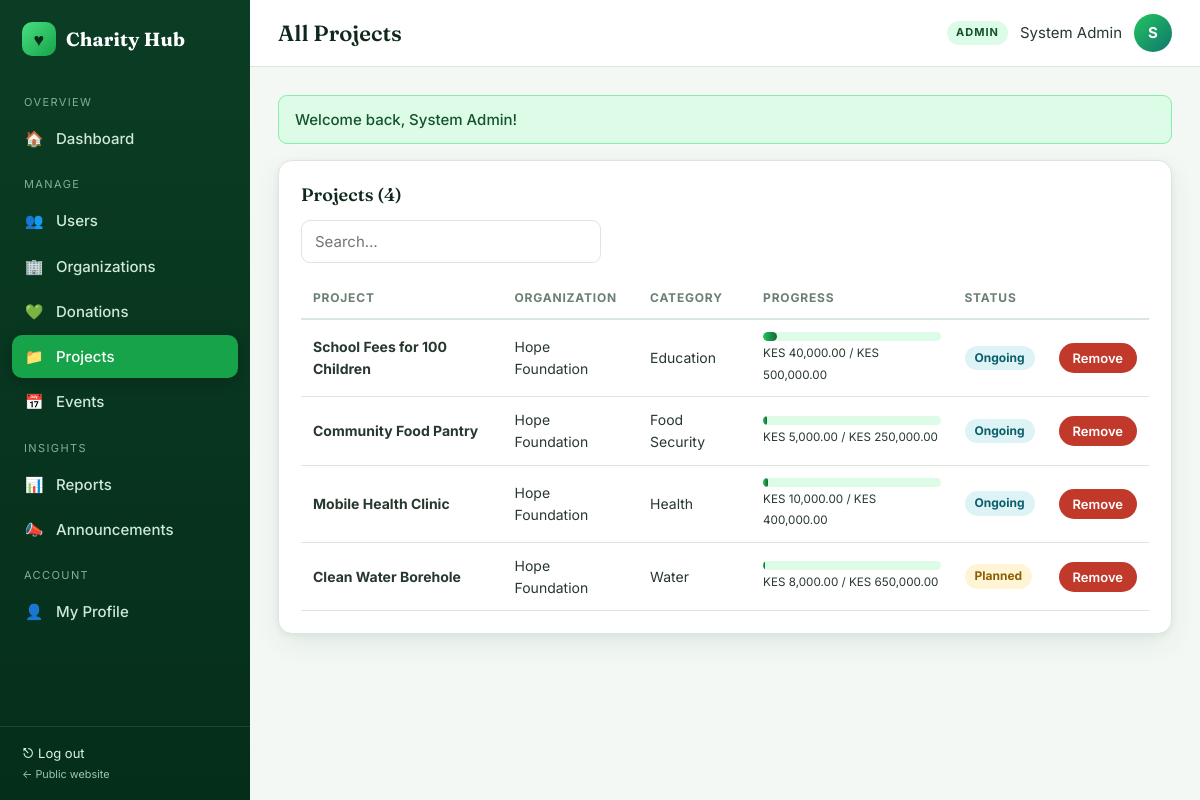
The app's page /admin/projects.php (signed in) with its own data.
### tables this page shows
CREATE TABLE projects (
  project_id INT AUTO_INCREMENT PRIMARY KEY,
  org_id INT NOT NULL,
  title VARCHAR(200) NOT NULL,
  description TEXT NOT NULL,
  category VARCHAR(60) NOT NULL DEFAULT 'General',
  target_amount DECIMAL(12,2) NOT NULL DEFAULT 0,
  start_date DATE NULL,
  end_date DATE NULL,
  status ENUM('PLANNED','ONGOING','COMPLETED','ON_HOLD') NOT NULL DEFAULT 'ONGOING',
  created_at TIMESTAMP DEFAULT CURRENT_TIMESTAMP,
  FOREIGN KEY (org_id) REFERENCES organizations(org_id) ON DELETE CASCADE
);

CREATE TABLE organizations (
  org_id INT AUTO_INCREMENT PRIMARY KEY,
  user_id INT NOT NULL,
  organization_name VARCHAR(200) NOT NULL,
  description TEXT NULL,
  location VARCHAR(150) NULL,
  verification_status ENUM('PENDING','VERIFIED','REJECTED') NOT NULL DEFAULT 'PENDING',
  created_at TIMESTAMP DEFAULT CURRENT_TIMESTAMP,
  FOREIGN KEY (user_id) REFERENCES users(user_id) ON DELETE CASCADE
);

### admin/projects.php (the view, shortened to what this page needs)
<?php
require_once __DIR__ . '/../includes/bootstrap.php';
$rows = db_all("SELECT p.*, o.organization_name, (SELECT COALESCE(SUM(amount),0) FROM donations d WHERE d.project_id=p.project_id) AS raised FROM projects p JOIN organizations o ON o.org_id=p.org_id ORDER BY p.created_at DESC");
include __DIR__ . '/../includes/header.php';
?>
<div class="card"><h2>Projects (<?= count($rows) ?>)</h2><div class="toolbar"><input class="input" placeholder="Search…" data-search="ptbl"></div>
<div class="table-wrap"><table id="ptbl"><thead><tr><th>Project</th><th>Organization</th><th>Category</th><th>Progress</th><th>Status</th><th></th></tr></thead><tbody>
<?php foreach ($rows as $p): $pct = $p['target_amount']>0 ? min(100, round($p['raised']/$p['target_amount']*100)) : 0; ?>
<tr><td><b><?= e($p['title']) ?></b></td><td><?= e($p['organization_name']) ?></td><td><?= e($p['category']) ?></td>
<td style="min-width:170px"><div class="progress"><span style="width:<?= $pct ?>%"></span></div><small><?= money($p['raised']) ?> / <?= money($p['target_amount']) ?></small></td><td><?= status_badge($p['status']) ?></td>
<td><form method="post" data-confirm="Remove this project?"><button class="btn btn-sm btn-danger">Remove</button></form></td></tr>
<?php endforeach; if (!$rows): ?><tr><td colspan="6" class="empty">No projects.</td></tr><?php endif; ?></tbody></table></div></div>
<?php include __DIR__ . '/../includes/footer.php';

### includes/bootstrap.php (shortened to what this page needs)
<?php
require_once ROOT_PATH . '/config/db.php';
function e($v) { return htmlspecialchars((string)($v ?? ''), ENT_QUOTES, 'UTF-8'); }
function money($n) { return 'KES ' . number_format((float)$n, 2); }
function db_run($sql, $params = []) {
    global $conn;
    $stmt = $conn->prepare($sql);
    if (!$stmt->execute()) { error_log("SQL exec error: " . $stmt->error); $stmt->close(); return false; }
    return $stmt;
}
function db_all($sql, $params = []) {
    $s = db_run($sql, $params); if (!$s) return [];
    $r = $s->get_result(); $rows = $r ? $r->fetch_all(MYSQLI_ASSOC) : []; $s->close(); return $rows;
}
function status_badge($s) {
    $map = ['ACTIVE'=>'ok','VERIFIED'=>'ok','COMPLETED'=>'ok','APPROVED'=>'ok','FULFILLED'=>'ok','ONGOING'=>'info','OPEN'=>'info',
            'PENDING'=>'warn','SUBMITTED'=>'warn','PLANNED'=>'warn','SUSPENDED'=>'bad','REJECTED'=>'bad','DECLINED'=>'bad','CANCELLED'=>'bad','ON_HOLD'=>'warn','CLOSED'=>'muted'];
    $c = $map[strtoupper($s)] ?? 'muted';
    return '<span class="badge badge-' . $c . '">' . e(ucwords(strtolower(str_replace('_', ' ', $s)))) . '</span>';
}

### assets/css/app.css (style rules this page uses)
:root { --g-950:#052e1a; --g-900:#0b3d24; --g-800:#14532d; --g-700:#166534; --g-600:#16a34a; --g-500:#22c55e; --g-400:#4ade80; --g-300:#86efac; --g-200:#bbf7d0; --g-100:#dcfce7; --g-50:#f0fdf4; --teal:#0f766e; --lime:#a3e635; --gold:#f5b942; --ink:#10281c; --text:#27382e; --muted:#6b7f72; --line:#dbe7de; --bg:#f3f8f4; --white:#fff; --danger:#c0392b; --danger-bg:#fdecea; --warn:#8a6100; --warn-bg:#fff4d6; --info:#0b5e6b; --info-bg:#def3f6; --radius:14px; --radius-sm:9px; --shadow:0 2px 6px rgba(11,61,36,.06),0 10px 28px rgba(11,61,36,.07); --serif:'Fraunces',Georgia,'Times New Roman',serif; --sans:'Inter','Segoe UI',system-ui,-apple-system,Arial,sans-serif; }
* { box-sizing:border-box;margin:0;padding:0 }
html { scroll-behavior:smooth }
body { font-family:var(--sans);background:var(--bg);color:var(--text);line-height:1.55;font-size:15px }
h1,h2,h3,h4 { color:var(--ink);line-height:1.2 }
.btn { display:inline-flex;align-items:center;justify-content:center;gap:8px;padding:10px 18px;border-radius:999px;border:1.5px solid transparent; font:600 14px var(--sans);cursor:pointer;transition:.2s;text-decoration:none!important;background:var(--g-700);color:#fff }
.btn-danger { background:var(--danger) }
.btn-sm { padding:6px 13px;font-size:13px }
.card { background:#fff;border:1px solid var(--line);border-radius:var(--radius);box-shadow:var(--shadow);padding:22px;margin-bottom:22px }
.card h2 { font:600 18px var(--serif);margin-bottom:14px;display:flex;justify-content:space-between;align-items:center;gap:10px }
.table-wrap { overflow-x:auto }
table { width:100%;border-collapse:collapse;font-size:14px }
th { text-align:left;font-size:12px;text-transform:uppercase;letter-spacing:.8px;color:var(--muted);padding:10px 12px;border-bottom:2px solid var(--line);white-space:nowrap }
td { padding:12px;border-bottom:1px solid var(--line);vertical-align:middle }
.badge { display:inline-block;padding:3px 10px;border-radius:999px;font-size:12px;font-weight:700 }
.badge-warn { background:var(--warn-bg);color:var(--warn) }
.badge-info { background:var(--info-bg);color:var(--info) }
.field input,.field select,.field textarea,.input { width:100%;padding:11px 13px;border:1.5px solid var(--line);border-radius:var(--radius-sm);font:15px var(--sans);background:#fff;color:var(--ink);transition:.15s }
.toolbar { display:flex;gap:12px;flex-wrap:wrap;align-items:center;justify-content:space-between;margin-bottom:16px }
.toolbar .input { max-width:300px }
.progress { height:9px;background:var(--g-100);border-radius:99px;overflow:hidden }
.progress span { display:block;height:100%;background:linear-gradient(90deg,var(--g-500),var(--g-700));border-radius:99px }

### records on screen
projects: title "School Fees for 100 Children", org.organization_name "Hope Foundation", category "Education", $pct 8 (drawn), raised "KES 40,000.00", target_amount "KES 500,000.00", status "Ongoing"
projects: title "Community Food Pantry", org.organization_name "Hope Foundation", category "Food Security", $pct 2 (drawn), raised "KES 5,000.00", target_amount "KES 250,000.00", status "Ongoing"
projects: title "Mobile Health Clinic", org.organization_name "Hope Foundation", category "Health", $pct 3 (drawn), raised "KES 10,000.00", target_amount "KES 400,000.00", status "Ongoing"
projects: title "Clean Water Borehole", org.organization_name "Hope Foundation", category "Water", raised "KES 8,000.00", target_amount "KES 650,000.00", status "Planned"

### other values on screen
$it[0] "OVERVIEW"
$it[2] "🏠"
$it[0] "Dashboard"
$it[0] "MANAGE"
$it[2] "👥"
$it[0] "Users"
$it[2] "🏢"
$it[0] "Organizations"
$it[2] "💚"
$it[0] "Donations"
$it[2] "📁"
$it[0] "Projects"
$it[2] "📅"
$it[0] "Events"
$it[0] "INSIGHTS"
